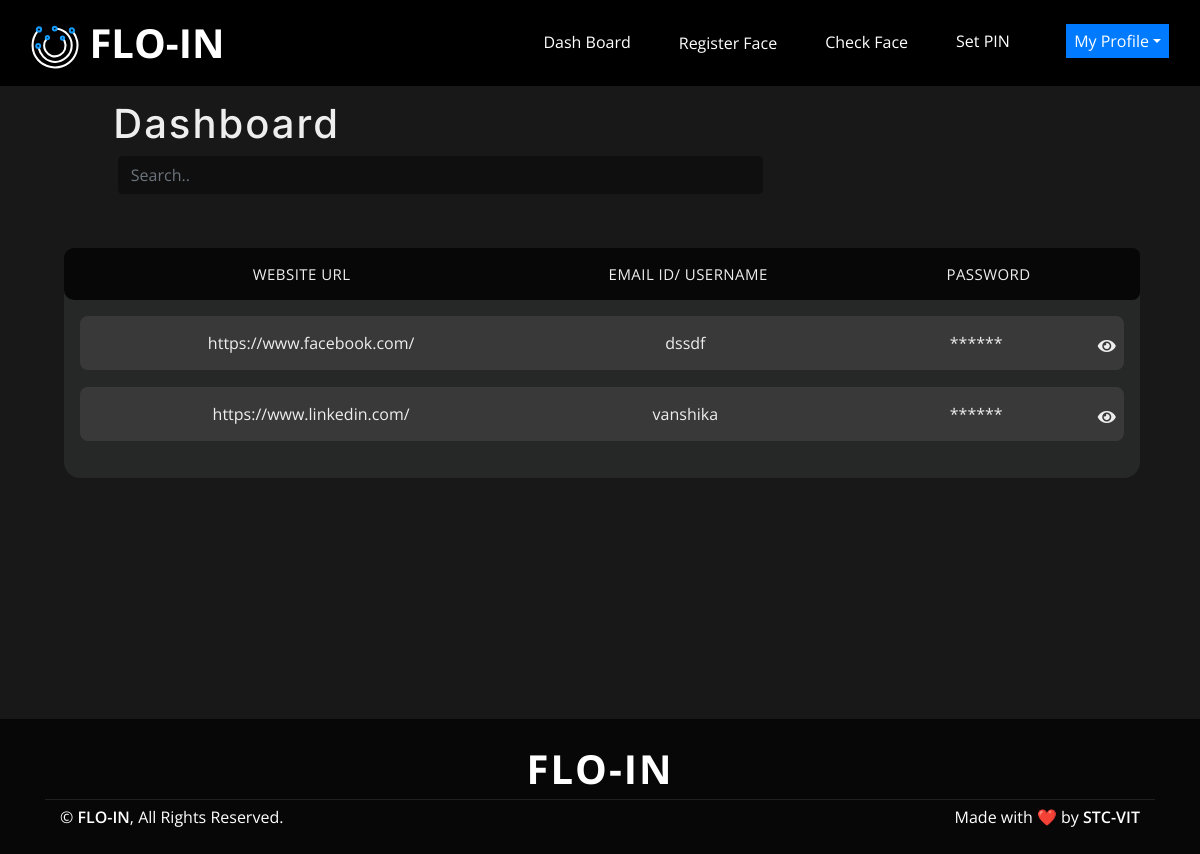
The app's page /profile/ (signed in), older data.
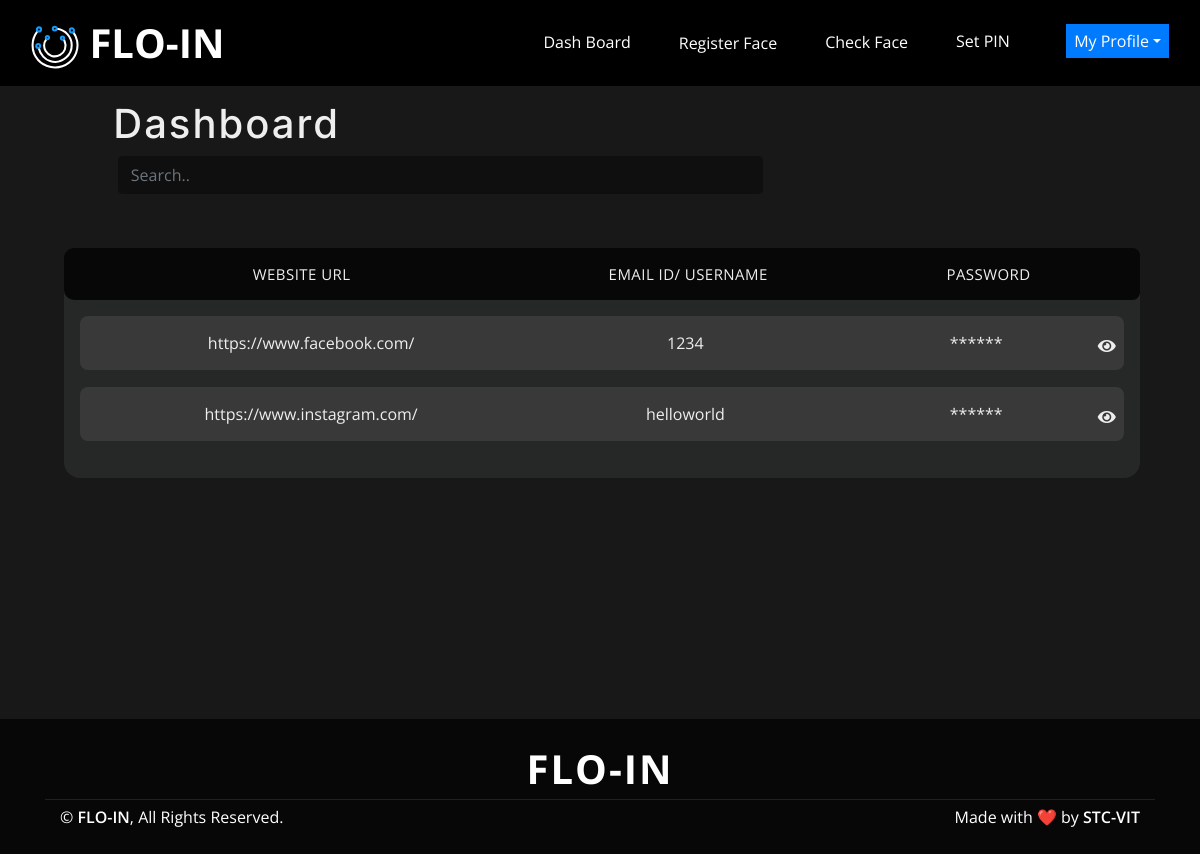
The same page, newer data.
### accounts/models.py (models this page shows, shortened)
class UserData(models.Model):
    objects = None
    url = models.CharField(max_length=100)
    username = models.CharField(max_length=100)
    password = models.TextField(max_length=500)
    user = models.ForeignKey(MyUser, on_delete=models.CASCADE, null=True, blank=True)

### accounts/views.py (the view)
# urls.py: path("profile/", views.profile, name="profile"),
@login_required
def profile(request):
    datas = UserData.objects.filter(user=request.user)
    fernet = sendFernet()
    for data in datas:
        data.password = fernet.decrypt(bytes(data.password, encoding="utf8")).decode()
        print(data.password)
    return render(request, "profile.html", {"datas": datas})

### api/views.py (called while the page is built)
def sendFernet():
    return fernet

### accounts/templates/profile.html (shortened to what this page needs)
{% extends 'base.html' %} {% load static %} {% block content %}
<link rel="stylesheet" href="{% static 'frontend/profile.css' %}" />
<div class="hero">
  <h1 class="dsh">Dashboard</h1>
  <ul class="responsive-table">
    <input
      class="form-control mb-2 srch"
      id="myInput"
      type="text"
      placeholder="Search.."
    />
    <div style="background-color: #262828; border-radius: 1em; padding-bottom: 2%;" >
    <li class="table-header" style="text-align: center; color: #eee;">
      <div class="col col-22">Website URL</div>
      <div class="col col-33">Email Id/ Username</div>
      <div class="col col-44">Password</div>
    </li>
    {% for data in datas %}
    <li
      class="table-row"
      style="
        background-color: #393939;
        margin: 1.5%;
        color: #eee;
        text-align: center;
        border-radius: 0.5em;
      "
    >
      <div class="col col-22" data-label="Website URL">{{data.url}}</div>
      <div class="col col-33" data-label="Email ID">{{ data.username }}</div>
      <div class="col col-44" id="{{data.username}}">
        <span id="blur">******</span>
        <button
          class="eye"
          style="vertical-align: middle;background-color: transparent;
          border-color: transparent;
          color: #eee;
          position: absolute;
          align-self: flex-end;
          margin-left: 37%;
          "
          onclick="showPassword('{{data.username}}', '{{data.url}}','{{data.password}}')"
        >
          <span><i class="fa">&#xf06e;</i></span>
        </button>
      </div>
    </li>
    {% endfor %}
  </ul>
</div>
{% endblock %}

### accounts/templates/base.html (shortened to what this page needs)
{% load static %}
<!DOCTYPE html>
<html lang="en">
  <head>
    <link
      href="https://stackpath.bootstrapcdn.com/bootstrap/4.4.1/css/bootstrap.min.css"
      rel="stylesheet"
    />
    <link
      href="https://cdnjs.cloudflare.com/ajax/libs/font-awesome/5.10.0/css/all.min.css"
      rel="stylesheet"
    />
    <link
      href="{% static 'frontend/lib/animate/animate.min.css' %}"
      rel="stylesheet"
    />
    <link
      href="{% static 'frontend/lib/owlcarousel/assets/owl.carousel.min.css' %}"
      rel="stylesheet"
    />
    <link href="{% static 'frontend/style.css' %}" rel="stylesheet" />
  </head>
  <body>
    <div class="navbar navbar-expand-lg navbar-dark fixed-top" style="color: #eee ;">
      <div class="container-fluid" >
        <a href="{% url 'home' %}" class="navbar-brand" style="font-size: 5vh">
          <strong> FLO-IN</strong></a
        >
        <div
          class="collapse navbar-collapse justify-content-between"
          id="navbarCollapse"
        >
          <ul class="navbar-nav ml-auto">
            {% if user.is_authenticated %}
            <li class="nav-item">
              <a class="nav-link active" style="padding-left: 40px;" href="{% url 'profile' %}">Dash Board</a>
            </li>
            <li class="nav-item">
              <a class="nav-link active" style="padding-left: 40px;"href="{% url 'savefacedata' %}"
                >Register Face</a
              >
            </li>
            <li class="nav-item">
              <a class="nav-link active" style="padding-left: 40px;"href="{% url 'savefacedata' %}#checkface"
                >Check Face</a
              >
            </li>
            <li class="nav-item">
              <a class="nav-link active" style="padding-left: 40px;" href="{% url 'savefacedata' %}#setpinmain">Set PIN &nbsp;</a>
            </li>
          <li class="nav-item dropdown " style="padding-left: 40px;">
            <a
              href="#"
              class="nav-link  active dropdown-toggle nvit"
              data-toggle="dropdown"
              style="background-color: #007bff"
              >My Profile</a
            >
            {% endif %}
          </li>
        </div>
      </div>
    </div>
    {% block content %} {% endblock %}
     <div class="footer wow fadeIn" data-wow-delay="0.3s">
      <div class="container-fluid">
        <div class="container">
          <div class="footer-info">
            <a
              href="https://github.com/STCVIT/Flo-In"
              target="_blank"
              class="footer-logo"
              >FLO<span>-</span>IN</a
            >
          </div>
        </div>
        <div class="container copyright">
          <div class="row">
            <div class="col-md-6">
              <p>
                &copy; <a href="{% url 'home' %}">FLO-IN</a>, All Rights
                Reserved.
              </p>
            </div>
            <div class="col-md-6">
              <p>
                Made with ❤️ by
                <a href="https://github.com/STCVIT" target="_blank">STC-VIT</a>
              </p>
            </div>
          </div>
        </div>
      </div>
    </div>
  </body>
</html>

### accounts/static/frontend/style.css (style rules this page uses)
body { scroll-behavior: smooth; color: #797979; background-color: #181818 !important; font-family: "Open Sans", sans-serif; min-height: 100vh; }
h1, h2, h3, h4, h5, h6 { color: #343148; }
a { color: #454545; transition: 0.3s; }
.container-fluid { max-width: 1366px; }
.navbar { background-color: #000000; }
.nav-link { padding: 5%; }
.hero { position: relative; width: 100%; margin-bottom: 45px; padding: 100px 0 165px; background: #181818 !important; overflow: hidden; }
.footer { position: absolute; margin-bottom: 0; width: 100%; background: #000000; }
.footer .container-fluid { padding: 20px 0 0 0; background: #070707; background-position: center; background-repeat: no-repeat; background-size: contain; }
.footer .footer-info { width: 100%; text-align: center; }
.footer .footer-info .footer-logo { display: inline-block; color: white; font-size: 40px; line-height: 60px; font-weight: 700; text-transform: uppercase; letter-spacing: 2px; }
.footer .footer-info .footer-logo span { color: #ffffff; text-transform: lowercase; }
.footer .copyright { margin-top: 0px; padding: 0 30px; }
.footer .copyright .row { padding-top: 5px; padding-bottom: 25px; border-top: 1px solid rgba(256, 256, 256, 0.1); }
.footer .copyright p { margin: 0; color: #ffffff; }
.footer .copyright .col-md-6:last-child p { text-align: right; }
.footer .copyright p a { color: #ffffff; font-weight: 600; }
.nvit { color: #eeeeee; }

### accounts/static/frontend/profile.css (style rules this page uses)
.hero { padding: 100px 5% 15% 2%; }
.responsive-table li { border-radius: 0.5em; padding: 15px 30px; display: flex; justify-content: space-between; }
.responsive-table .table-header { margin-top: 5%; background-color: #070707; color: #393939; font-size: 15px; text-transform: uppercase; letter-spacing: 0.03em; text-align: left; border-top-left-radius: 10px; border-bottom-left-radius: 10px; }
.responsive-table .col-22 { flex-basis: 70%; }
.responsive-table .col-33 { flex-basis: 60%; }
.responsive-table .col-44 { flex-basis: 40%; }
.srch { background-color: #0f0f0f !important; width: 60%; border-color: #0f0f0f !important; margin-left: 5%; }
.dsh { margin-left: 8%; color: #eee; font-family: "Inter"; letter-spacing: 2px !important; }

Row changes from the older to the newer data that the page shows:
no longer on this page (row edited): UserData: url "https://www.linkedin.com/", username "vanshika"
changed UserData "https://www.facebook.com/": username "dssdf" → "1234"
added UserData: url "https://www.instagram.com/", username "helloworld"
